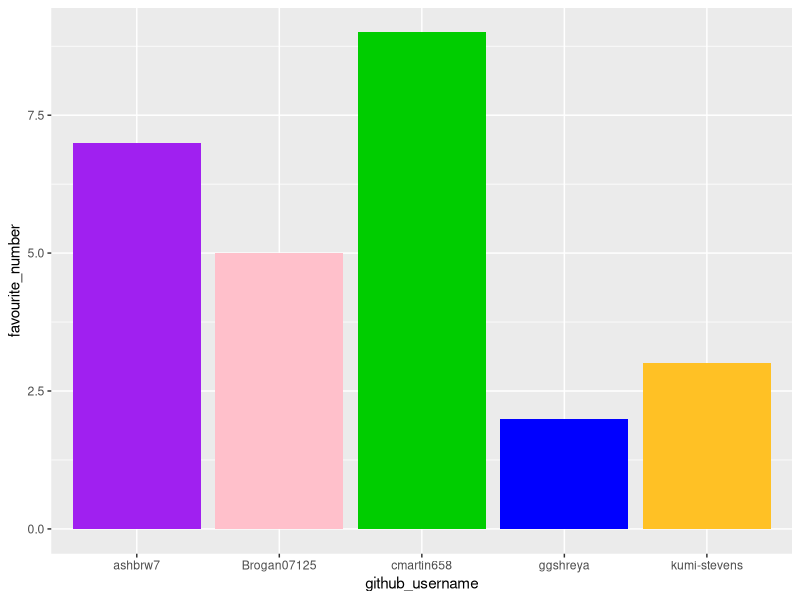
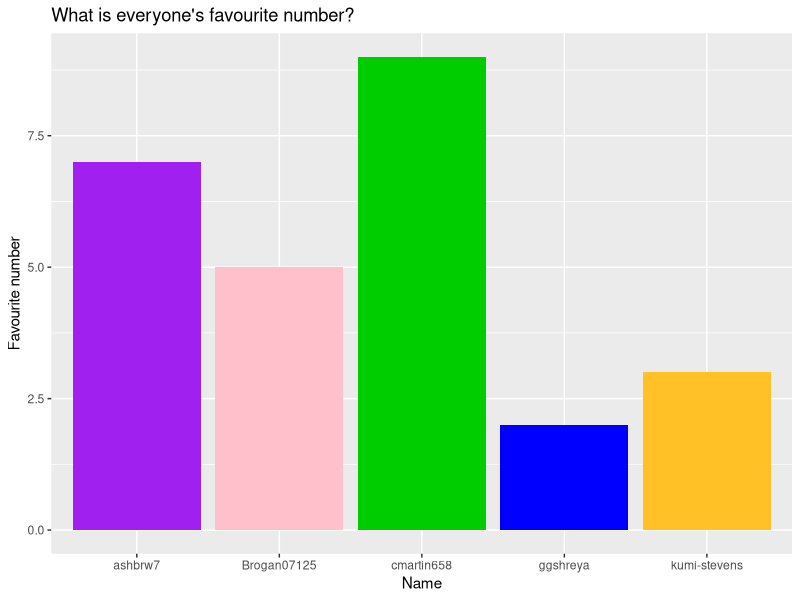
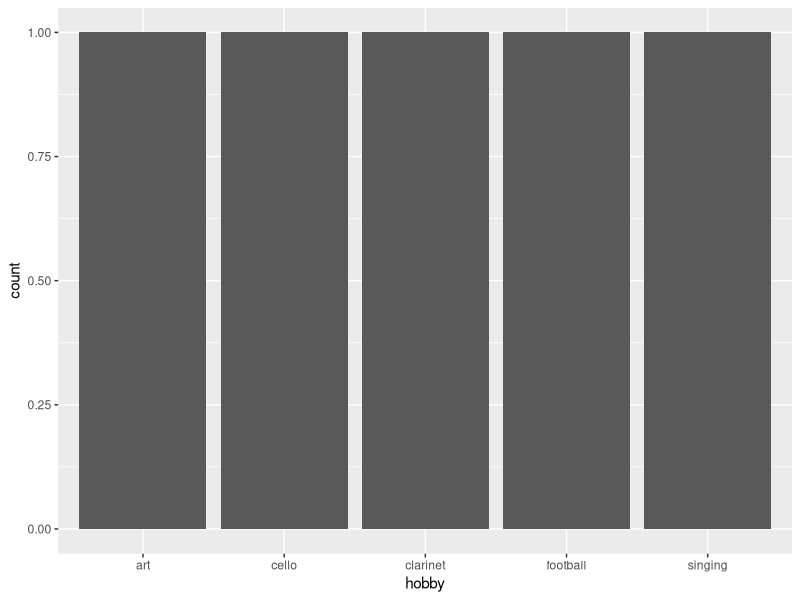

These charts were generated, in order, by the following R code:
## ---- chunk 1
library(tidyverse) 
## ---- chunk 2
team_data <- tibble(
  name = c("Kumi Stevens", "Carla Martin", "Ash Warnes", 
           "Shreya", "Brogan"),
  github_username = c("kumi-stevens", "cmartin658", "ashbrw7", 
                      "ggshreya", "Brogan07125"), 
  colour = c("goldenrod1", "green3", "purple", 
             "blue", "pink"),
  hobby = c("clarinet", "football", "art", 
            "cello", "singing"),
  favourite_number = c(3, 9, 7, 2, 5)
  )

team_data
## ---- chunk 3
p1 <- ggplot(data = team_data, 
             mapping = aes(x = github_username, 
                           y = favourite_number,
                           fill = colour), 
             ) +
   geom_col() +
   scale_fill_identity()
p1
## ---- chunk 4
p1 + labs(x = "Name", 
          y = "Favourite number",
          title = "What is everyone's favourite number?")
## ---- chunk 5
p2 <- ggplot(team_data, aes(x = hobby)) +
  geom_bar()
p2
